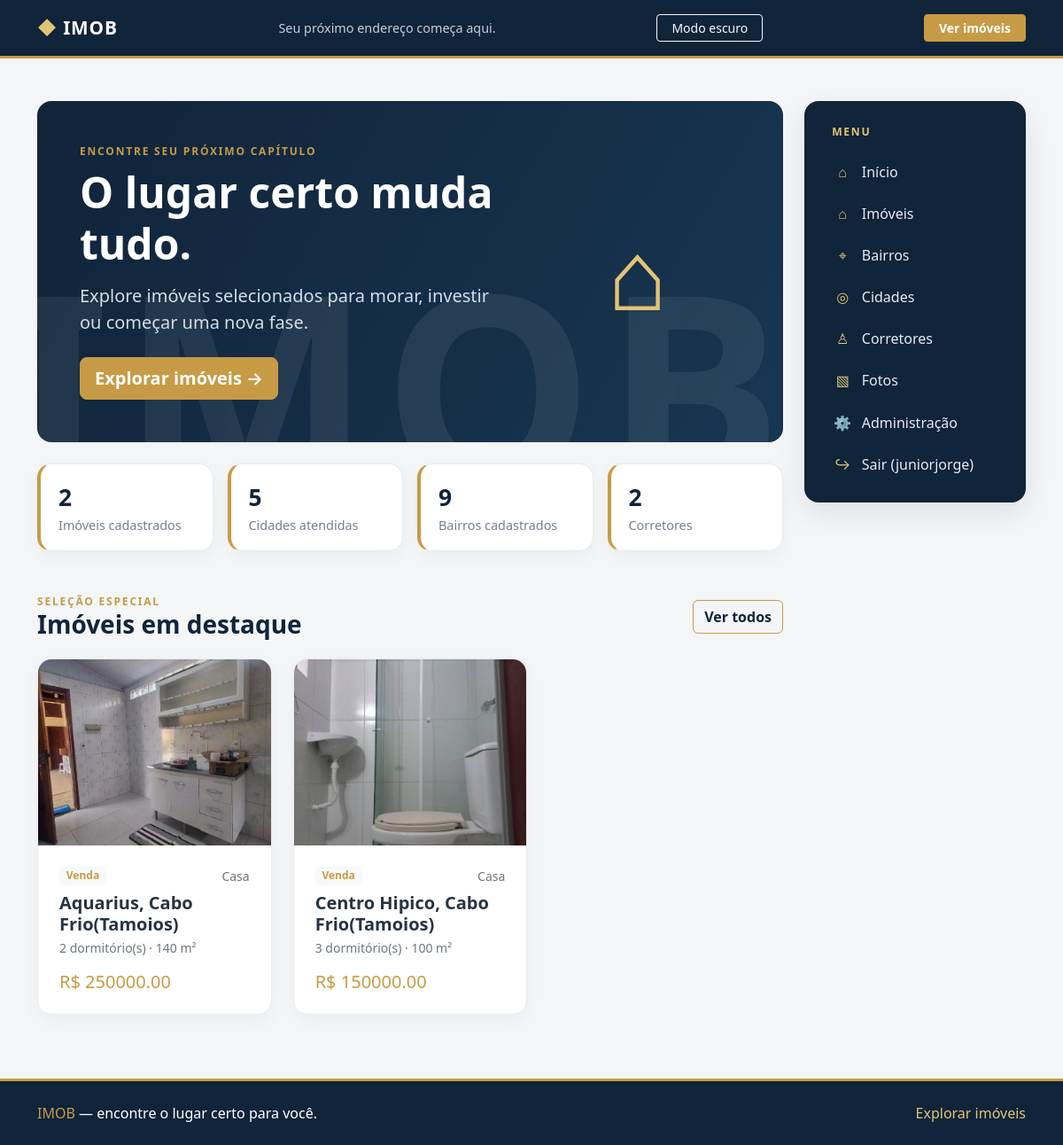
The app's page / (signed in) with its own data.
### Imoveis/models.py (models this page shows, shortened)
class Imovel(models.Model):
    FINALIDADE_CHOICES = [
        ('venda', 'Venda'),
        ('aluguel', 'Aluguel'),
    ]
    TIPO_CHOICES = [
        ('casa', 'Casa'),
        ('apartamento', 'Apartamento'),
        ('comercial', 'Comercial'),
        ('sala_comercial', 'Sala Comercial'),
        ('galpao', 'Galpão'),
        ('chacara', 'Chácara'),
        ('sitio', 'Sítio'),
        ('terreno_comercial', 'Terreno Comercial'),
        ('terreno_residencial', 'Terreno Residencial'),
    ]
    STATUS_CHOICES = [
        ('disponivel', 'Disponível'),
        ('vendido', 'Vendido'),
        ('alugado', 'Alugado'),
    ]
    QUANTIDADE_CHOICES = [(i, str(i)) for i in range(0, 6)] + [(6, 'mais de 5')]
    finalidade = models.CharField(max_length=10, choices=FINALIDADE_CHOICES)
    tipo = models.CharField(max_length=20, choices=TIPO_CHOICES)
    cidade = models.ForeignKey('Cidades.Cidade', on_delete=models.PROTECT)
    bairro = models.ForeignKey('Bairros.Bairro', on_delete=models.PROTECT)
    endereco = models.CharField(max_length=255)
    valor = models.DecimalField(max_digits=12, decimal_places=2)
    dormitorios = models.IntegerField(choices=QUANTIDADE_CHOICES)
    suites = models.IntegerField(choices=QUANTIDADE_CHOICES)
    banheiros = models.IntegerField(choices=QUANTIDADE_CHOICES)
    vagas = models.IntegerField(choices=QUANTIDADE_CHOICES)
    area_total = models.DecimalField(max_digits=10, decimal_places=2)
    area_construida = models.DecimalField(max_digits=10, decimal_places=2)
    descricao = models.TextField(blank=True, null=True)
    status = models.CharField(max_length=10, choices=STATUS_CHOICES, default='disponivel')
    corretor = models.ForeignKey('Corretores.Corretor', on_delete=models.PROTECT)
    piscina = models.BooleanField(default=False)

### Fotos/models.py (models this page shows, shortened)
class Fotoimovel(models.Model):
    MAX_FOTOS_POR_IMOVEL = 12
    imovel = models.ForeignKey('Imoveis.Imovel', on_delete=models.CASCADE, related_name='fotos')
    imagem = models.ImageField(upload_to='fotos/')
    destaque = models.BooleanField(default=False)

### Bairros/models.py (models this page shows, shortened)
class Bairro(models.Model):
    nome = models.CharField(max_length=100)
    cidade = models.ForeignKey('Cidades.Cidade', on_delete=models.CASCADE, related_name='bairros')

### Cidades/models.py (models this page shows, shortened)
class Cidade(models.Model):
    nome = models.CharField(max_length=100)

### app/views.py (the view)
# urls.py: path('', views.home, name='home'),
def home(request):
    context = {
        "total_imoveis": Imovel.objects.count(),
        "total_cidades": Cidade.objects.count(),
        "total_bairros": Bairro.objects.count(),
        "total_corretores": Corretor.objects.count(),
        "imoveis": Imovel.objects.filter(status="disponivel")
        .select_related("cidade", "bairro")
        .prefetch_related("fotos")
        .order_by("-pk")[:6],
    }
    return render(request, "home.html", context)

### app/templates/home.html (shortened to what this page needs)
{% extends "base.html" %}
{% block content %}
<section class="hero-banner rounded-4 p-4 p-lg-5 mb-4">
    <div class="hero-banner-content row align-items-center g-4">
        <div class="col-lg-8">
            <div class="page-kicker mb-2">Encontre seu próximo capítulo</div>
            <h1 class="display-5 fw-bold mb-3">O lugar certo muda tudo.</h1>
            <p class="lead mb-4" style="color:#d4dde5">Explore imóveis selecionados para morar, investir ou começar uma nova fase.</p>
            <a class="btn btn-gold btn-lg" href="{% url 'imoveis_list' %}">Explorar imóveis <span aria-hidden="true">→</span></a>
        </div>
        <div class="col-lg-4 text-center d-none d-lg-block" aria-hidden="true">
            <span style="font-size:7rem;color:#e2c477">⌂</span>
        </div>
    </div>
</section>
<div class="row g-3 mb-5">
    <div class="col-6 col-lg-3"><div class="stat-card h-100"><div class="stat-value">{{ total_imoveis }}</div><div class="stat-label">Imóveis cadastrados</div></div></div>
    <div class="col-6 col-lg-3"><div class="stat-card h-100"><div class="stat-value">{{ total_cidades }}</div><div class="stat-label">Cidades atendidas</div></div></div>
    <div class="col-6 col-lg-3"><div class="stat-card h-100"><div class="stat-value">{{ total_bairros }}</div><div class="stat-label">Bairros cadastrados</div></div></div>
    <div class="col-6 col-lg-3"><div class="stat-card h-100"><div class="stat-value">{{ total_corretores }}</div><div class="stat-label">Corretores</div></div></div>
</div>
<div class="page-heading">
    <div>
        <div class="page-kicker">Seleção especial</div>
        <h2 class="page-title h3">Imóveis em destaque</h2>
    </div>
    <a class="btn btn-outline-gold" href="{% url 'imoveis_list' %}">Ver todos</a>
</div>
{% if imoveis %}
    <div class="row g-4">
        {% for imovel in imoveis %}
            <div class="col-md-6 col-xl-4">
                <article class="property-card">
                    {% with foto=imovel.fotos.all|first %}
                        {% if foto %}
                            <a class="property-card-link d-block" href="{% url 'imoveis_detail' imovel.pk %}" aria-label="Ver detalhes do imóvel em {{ imovel.bairro.nome }}, {{ imovel.cidade.nome }}">
                                <img class="property-photo" src="{{ foto.imagem.url }}" alt="Foto do imóvel em {{ imovel.bairro.nome }}">
                            </a>
                        {% else %}
                            <a class="property-card-link d-block" href="{% url 'imoveis_detail' imovel.pk %}" aria-label="Ver detalhes do imóvel em {{ imovel.bairro.nome }}, {{ imovel.cidade.nome }}">
                                <div class="photo-placeholder" aria-label="Imóvel sem foto">⌂</div>
                            </a>
                        {% endif %}
                    {% endwith %}
                    <div class="p-3 p-lg-4">
                        <div class="d-flex justify-content-between align-items-center mb-2">
                            <span class="badge text-bg-light text-gold">{{ imovel.get_finalidade_display }}</span>
                            <span class="small text-secondary">{{ imovel.get_tipo_display }}</span>
                        </div>
                        <h3 class="h5 fw-bold mb-1">
                            <a class="property-card-link" href="{% url 'imoveis_detail' imovel.pk %}">{{ imovel.bairro.nome }}, {{ imovel.cidade.nome }}</a>
                        </h3>
                        <p class="small text-secondary mb-3">{{ imovel.dormitorios }} dormitório(s) · {{ imovel.area_total|floatformat:0 }} m²</p>
                        <div class="d-flex justify-content-between align-items-center">
                            <strong class="h5 mb-0 text-gold">R$ {{ imovel.valor|floatformat:2 }}</strong>
                        </div>
                    </div>
                </article>
            </div>
        {% endfor %}
    </div>
{% endif %}
{% endblock %}

### app/templates/base.html (shortened to what this page needs)
{% load static %}
<!doctype html>
<html lang="pt-BR">
<head>
    <link href="https://cdn.jsdelivr.net/npm/bootstrap@5.3.3/dist/css/bootstrap.min.css" rel="stylesheet">
</head>
<body>
    <header class="site-header">
        <div class="container py-3 d-flex align-items-center justify-content-between gap-3">
            <a class="brand" href="{% url 'home' %}"><span class="brand-mark">◆</span> IMOB</a>
            <span class="header-note">Seu próximo endereço começa aqui.</span>
            <button class="btn btn-outline-light btn-sm px-3" id="theme-toggle" type="button" aria-pressed="false">
            </button>
            {% if user.is_authenticated %}
                <a class="btn btn-gold btn-sm px-3" href="{% url 'imoveis_list' %}">Ver imóveis</a>
            {% else %}
                <a class="btn btn-gold btn-sm px-3" href="{% url 'login' %}">Entrar</a>
            {% endif %}
        </div>
    </header>
    <main class="site-main container py-4 py-lg-5">
        <div class="page-layout{% if request.resolver_match.url_name == 'login' %} page-layout-login{% endif %}">
            <section class="page-content">
                {% block content %}{% endblock %}
            </section>
            {% if request.resolver_match.url_name != 'login' %}
                <aside class="side-menu" aria-label="Menu principal">
                    <div class="side-menu-title">Menu</div>
                    <nav>
                        <a class="side-link" href="{% url 'home' %}"><span class="side-icon">⌂</span> Início</a>
                        <a class="side-link" href="{% url 'imoveis_list' %}"><span class="side-icon">⌂</span> Imóveis</a>
                        {% if user.is_authenticated %}
                            <a class="side-link" href="{% url 'bairros_list' %}"><span class="side-icon">⌖</span> Bairros</a>
                            <a class="side-link" href="{% url 'cidades_list' %}"><span class="side-icon">◎</span> Cidades</a>
                            <a class="side-link" href="{% url 'corretores_list' %}"><span class="side-icon">♙</span> Corretores</a>
                            <a class="side-link" href="{% url 'fotos_list' %}"><span class="side-icon">▧</span> Fotos</a>
                            <a class="side-link" href="/admin/"><span class="side-icon">⚙</span> Administração</a>
                            <form method="post" action="{% url 'logout' %}">
                                <button class="side-link w-100 border-0 bg-transparent text-start" type="submit">
                                    <span class="side-icon">↪</span> Sair ({{ user.username }})
                                </button>
                            </form>
                        {% else %}
                            <a class="side-link" href="{% url 'login' %}"><span class="side-icon">↪</span> Entrar</a>
                        {% endif %}
                    </nav>
                </aside>
            {% endif %}
        </div>
    </main>
    <footer class="site-footer mt-4">
        <div class="container py-4 d-flex flex-column flex-sm-row justify-content-between align-items-sm-center gap-2">
            <span><span class="text-gold">IMOB</span> &mdash; encontre o lugar certo para você.</span>
            <a class="footer-link" href="{% url 'imoveis_list' %}">Explorar imóveis</a>
        </div>
    </footer>
</body>
</html>

### app/templates/base.html (style rules this page uses)
:root { --navy: #10243a; --navy-light: #183652; --gold: #c79b45; --gold-light: #e2c477; --ink: #263442; --muted: #728091; --surface: #fff; --page: #f3f5f7; }
body { min-height: 100vh; display: flex; flex-direction: column; background: var(--page); color: var(--ink); }
.site-header, .site-footer { background: var(--navy); color: #fff; }
.site-header { border-bottom: 3px solid var(--gold); }
.brand { color: #fff; font-size: 1.3rem; font-weight: 700; letter-spacing: .04em; text-decoration: none; }
.brand-mark { color: var(--gold-light); }
.header-note { color: #c6d0da; font-size: .9rem; }
.site-main { flex: 1; }
.page-layout { display: grid; grid-template-columns: minmax(0, 1fr) 250px; gap: 1.5rem; align-items: start; }
.page-content { min-width: 0; }
.side-menu { position: sticky; top: 1.25rem; background: var(--navy); color: #fff; border-radius: 1rem; padding: 1.25rem; box-shadow: 0 12px 32px #10243a18; }
.side-menu-title { color: var(--gold-light); font-size: .76rem; font-weight: 700; letter-spacing: .14em; text-transform: uppercase; margin: .35rem .7rem .8rem; }
.side-link { display: flex; align-items: center; gap: .7rem; padding: .72rem .8rem; border-radius: .65rem; color: #e5ebf1; text-decoration: none; transition: .18s ease; }
.side-icon { color: var(--gold-light); width: 1.3rem; text-align: center; }
.page-heading { display: flex; justify-content: space-between; align-items: center; gap: 1rem; margin-bottom: 1.35rem; }
.page-title { color: var(--navy); font-weight: 700; margin: 0; }
.page-kicker { color: var(--gold); font-size: .75rem; font-weight: 700; letter-spacing: .15em; text-transform: uppercase; }
.panel, .stat-card, .property-card { background: var(--surface); border: 1px solid #e7ebef; border-radius: 1rem; box-shadow: 0 6px 20px #10243a0a; }
.btn-gold { background: var(--gold); border-color: var(--gold); color: #fff; font-weight: 600; }
.btn-outline-gold { border-color: var(--gold); color: var(--navy); font-weight: 600; }
.text-gold { color: var(--gold) !important; }
.property-card { overflow: hidden; height: 100%; transition: box-shadow .2s ease, transform .2s ease; }
.property-card-link { color: inherit; text-decoration: none; }
.property-photo { height: 210px; width: 100%; object-fit: cover; background: #e9edf0; }
.stat-card { padding: 1.1rem 1.25rem; border-left: 4px solid var(--gold); }
.stat-value { color: var(--navy); font-size: 1.65rem; font-weight: 700; }
.stat-label { color: var(--muted); font-size: .9rem; }
.site-footer { border-top: 3px solid var(--gold); }
.footer-link { color: var(--gold-light); text-decoration: none; }

### app/templates/home.html (style rules this page uses)
.hero-banner { position: relative; overflow: hidden; background: linear-gradient(120deg, #10243a 0%, #183652 100%); color: #fff; }
.hero-banner::after { content: "IMOB"; position: absolute; right: -0.04em; bottom: -0.28em; color: #fff; font-size: clamp(7rem, 25vw, 19rem); font-weight: 800; line-height: 1; letter-spacing: .04em; opacity: .07; pointer-events: none; user-select: none; }
.hero-banner-content { position: relative; z-index: 1; }

### records on screen
Imovel: fotos.imagem (picture), finalidade "Venda", tipo "Casa", bairro.nome "Aquarius", cidade.nome "Cabo Frio(Tamoios)", dormitorios "2", area_total "140", valor "250000.00"
Imovel: fotos.imagem (picture), finalidade "Venda", tipo "Casa", bairro.nome "Centro Hipico", cidade.nome "Cabo Frio(Tamoios)", dormitorios "3", area_total "100", valor "150000.00"

### other values on screen
{{ total_imoveis }} "2"
{{ total_cidades }} "5"
{{ total_bairros }} "9"
{{ total_corretores }} "2"
{{ user.username }} "juniorjorge"
